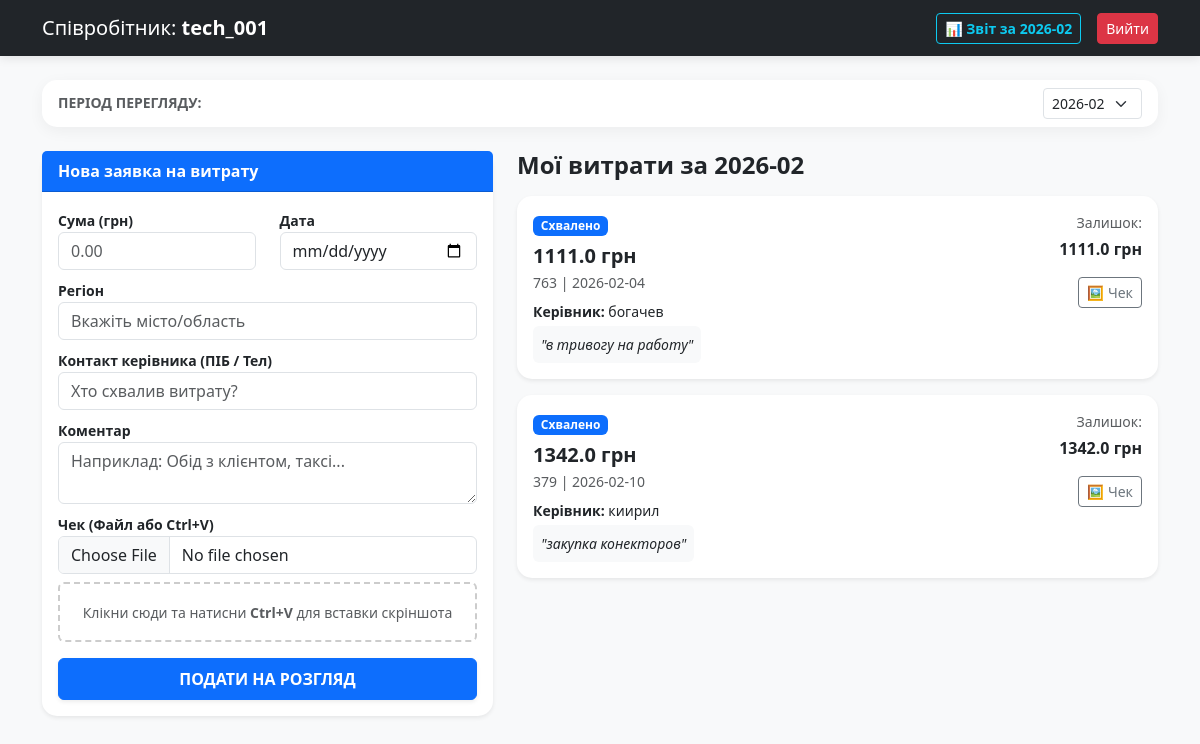
The page /dashboard (signed in) on the database its author committed.
### app.py (models this page shows, shortened)
class User(db.Model):
    id = db.Column(db.Integer, primary_key=True)
    username = db.Column(db.String(50), unique=True, nullable=False)
    password_hash = db.Column(db.String(128))
    role = db.Column(db.String(20))  # 'admin', 'teamlead', 'l1'
    card_number = db.Column(db.String(20))
    leader_id = db.Column(db.Integer, db.ForeignKey('user.id'))
    must_change_password = db.Column(db.Boolean, default=True)
    expenses = db.relationship('Expense', backref='owner', lazy=True)
    leader = db.relationship('User', remote_side=[id], backref='subordinates')

class Expense(db.Model):
    id = db.Column(db.Integer, primary_key=True)
    amount = db.Column(db.Float, nullable=False)
    remaining = db.Column(db.Float, nullable=False)
    region = db.Column(db.String(100))
    date = db.Column(db.String(20))  # YYYY-MM-DD
    month_year = db.Column(db.String(7))  # YYYY-MM
    comment = db.Column(db.Text)
    manager_contact = db.Column(db.String(100))
    receipt_img = db.Column(db.String(200))
    status = db.Column(db.String(20), default='Очікує')
    user_id = db.Column(db.Integer, db.ForeignKey('user.id'))

### app.py (the view, shortened to what this page needs)
@app.route('/dashboard')
def dashboard():
    if 'user_id' not in session: return redirect(url_for('login'))
    user = User.query.get(session['user_id'])
    now_month = datetime.now().strftime('%Y-%m')
    selected_month = request.args.get('month', now_month)
    all_months_raw = db.session.query(Expense.month_year).distinct().all()
    available_months = sorted([m[0] for m in all_months_raw if m[0]], reverse=True)
    if now_month not in available_months:
        available_months.insert(0, now_month)
    if user.role == 'admin':
        all_users = User.query.filter(User.role != 'admin').order_by(User.role.desc()).all()
        teamleads = User.query.filter_by(role='teamlead').all()
        return render_template('admin.html', users=all_users, teamleads=teamleads)
    if user.role == 'l1':
        my_exps = Expense.query.filter_by(user_id=user.id, month_year=selected_month).order_by(Expense.id.desc()).all()
        return render_template('l1.html', expenses=my_exps, user=user, months=available_months,
                               selected_month=selected_month)

### templates/l1.html (shortened to what this page needs)
<!DOCTYPE html>
<html lang="uk">
<head>
    <link href="https://cdn.jsdelivr.net/npm/bootstrap@5.3.0/dist/css/bootstrap.min.css" rel="stylesheet">
</head>
<body>
<nav class="navbar navbar-expand-lg navbar-dark bg-dark mb-4">
    <div class="container">
        <span class="navbar-brand">Співробітник: <strong>{{ user.username }}</strong></span>
        <div class="d-flex align-items-center">
            <a href="/export_excel?month={{ selected_month }}" class="btn btn-outline-info btn-sm me-3 fw-bold">📊 Звіт за {{ selected_month }}</a>
            <a href="/logout" class="btn btn-danger btn-sm">Вийти</a>
        </div>
    </div>
</nav>
<div class="container">
    <div class="card mb-4">
        <div class="card-body d-flex align-items-center justify-content-between py-2">
            <h5 class="mb-0 text-muted small text-uppercase fw-bold">Період перегляду:</h5>
            <form action="/dashboard" method="GET" class="d-flex align-items-center gap-2">
                <select name="month" class="form-select form-select-sm w-auto shadow-none" onchange="this.form.submit()">
                    {% for m in months %}
                    <option value="{{ m }}" {% if selected_month == m %}selected{% endif %}>{{ m }}</option>
                    {% endfor %}
                </select>
            </form>
        </div>
    </div>
    <div class="row">
        <div class="col-lg-5">
            <div class="card mb-4 shadow-sm">
                <div class="card-header bg-primary text-white fw-bold">Нова заявка на витрату</div>
                <div class="card-body">
                    <form action="/add_expense" method="POST" enctype="multipart/form-data" id="expenseForm">
                        <div class="row">
                            <div class="col-md-6 mb-2">
                                <label class="small fw-bold">Сума (грн)</label>
                                <input type="number" step="0.01" name="amount" class="form-control" placeholder="0.00" required>
                            </div>
                            <div class="col-md-6 mb-2">
                                <label class="small fw-bold">Дата</label>
                                <input type="date" name="date" class="form-control" required>
                            </div>
                        </div>
                        <div class="mb-2">
                            <label class="small fw-bold">Регіон</label>
                            <input type="text" name="region" class="form-control" placeholder="Вкажіть місто/область" required>
                        </div>
                        <div class="mb-2">
                            <label class="small fw-bold">Контакт керівника (ПІБ / Тел)</label>
                            <input type="text" name="manager_contact" class="form-control" placeholder="Хто схвалив витрату?" required>
                        </div>
                        <div class="mb-2">
                            <label class="small fw-bold">Коментар</label>
                            <textarea name="comment" class="form-control" rows="2" placeholder="Наприклад: Обід з клієнтом, таксі..."></textarea>
                        </div>
                        <div class="mb-3">
                            <label class="small fw-bold">Чек (Файл або Ctrl+V)</label>
                            <input type="file" name="receipt" id="receiptInput" class="form-control mb-2" required>
                            <div id="pasteArea" class="p-3 rounded text-center">
                                <small class="text-muted">Клікни сюди та натисни <b>Ctrl+V</b> для вставки скріншота</small>
                            </div>
                        </div>
                        <button type="submit" class="btn btn-primary w-100 fw-bold py-2 shadow-sm">ПОДАТИ НА РОЗГЛЯД</button>
                    </form>
                </div>
            </div>
        </div>
        <div class="col-lg-7">
            <h4 class="fw-bold text-dark mb-3">Мої витрати за {{ selected_month }}</h4>
            {% for exp in expenses %}
            <div class="card mb-3 shadow-sm border-0
                {% if exp.status == 'Очікує' %}status-waiting
                {% elif exp.status == 'Схвалено' %}status-approved
                {% else %}status-paid{% endif %}">
                <div class="card-body">
                    <div class="d-flex justify-content-between align-items-start">
                        <div>
                            <span class="badge
                                {% if exp.status == 'Очікує' %}bg-warning text-dark
                                {% elif exp.status == 'Схвалено' %}bg-primary
                                {% else %}bg-success{% endif %} mb-2">
                                {{ exp.status }}
                            </span>
                            <h5 class="fw-bold mb-1">{{ exp.amount }} грн</h5>
                            <p class="small text-muted mb-2">{{ exp.region }} | {{ exp.date }}</p>
                            <div class="small mb-1"><strong>Керівник:</strong> {{ exp.manager_contact }}</div>
                            {% if exp.comment %}
                            <div class="p-2 bg-light rounded small fst-italic">"{{ exp.comment }}"</div>
                            {% endif %}
                        </div>
                        <div class="text-end">
                            <div class="small text-muted mb-1">Залишок:</div>
                            <span class="fw-bold text-dark">{{ exp.remaining }} грн</span>
                            <div class="mt-3">
                                <a href="/static/uploads/{{ exp.receipt_img }}" target="_blank" class="btn btn-sm btn-outline-secondary">🖼️ Чек</a>
                            </div>
                        </div>
                    </div>
                </div>
            </div>
            {% else %}
            <div class="text-center py-5 bg-white rounded card">
                <p class="text-muted mb-0">У вибраному місяці витрат не знайдено.</p>
            </div>
            {% endfor %}
        </div>
    </div>
</div>
</body>
</html>

### templates/l1.html (style rules this page uses)
body { background-color: #f8f9fa; font-family: 'Segoe UI', Tahoma, Geneva, Verdana, sans-serif; }
.card { border: none; border-radius: 15px; box-shadow: 0 4px 15px rgba(0,0,0,0.05); }
.navbar { box-shadow: 0 2px 10px rgba(0,0,0,0.1); }
.status-approved { border-left: 5px solid #0d6efd; }
#pasteArea { border: 2px dashed #ccc; background-color: #fff; transition: all 0.3s ease; cursor: pointer; }

### rows shown on the page
User: username "tech_001"
Expense: status "Схвалено", amount "1111.0", region "763", date "2026-02-04", manager_contact "богачев", comment "в тривогу на работу", remaining "1111.0"
Expense: status "Схвалено", amount "1342.0", region "379", date "2026-02-10", manager_contact "киирил", comment "закупка конекторов", remaining "1342.0"

### other values the page prints
{{ selected_month }} "2026-02"
form field month "2026-02"
